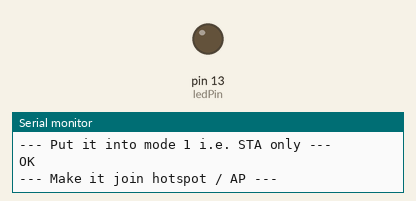
Simulated run of this sketch. Board: Arduino Uno, built with avr-gcc and run on an emulated ATmega328P. On the bench: output pins drawn as LEDs (lit = HIGH), the last lines printed to the serial monitor. The modem accepts every AT command (registered, SIM ready, sends succeed) and sends nothing else.

Above: at 5.0 s.
At 10.17 s:
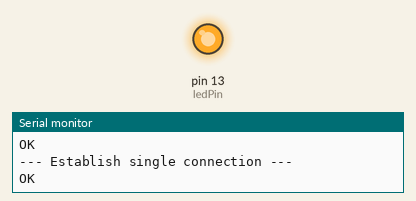
Timing chart, 0 to 40.3 s (numbered marks = the images above):
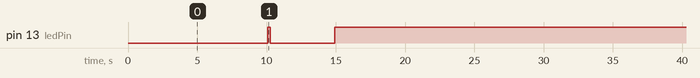

Measured:
- by itself, pin 13 (ledPin): repeats every 31.0 s: LOW 4.6 s, HIGH 26.4 s

The sketch:

sketch_test_download.ino
```cpp
#include <SoftwareSerial.h>

#define DEBUG true

// LED at D13
int ledPin = 13;

// UNO's D10 connected to ESP's TX
// UNO's D11 connected to ESP's RX via resistor network
SoftwareSerial ESP01(10, 11); // RX, TX

void setup() {
  pinMode(ledPin, OUTPUT);
  Serial.begin(9600);
  while (!Serial){
  }
  Serial.println("Starting...");
  ESP01.begin(9600);
}

void loop() {
  // Reset ESP8266, put it into mode 1 i.e. STA only, make it join hotspot / AP, establish single connection
  Serial.println("--- Reset ESP8266 ---");
  sendData("AT+RST\r\n",2000,DEBUG);
  Serial.println("--- Put it into mode 1 i.e. STA only ---");
  sendData("AT+CWMODE=1\r\n",2000,DEBUG);
  Serial.println("--- Make it join hotspot / AP ---");
  sendData("AT+CWJAP=\"AndroidAP\",\"sp470819\"\r\n",4000,DEBUG); // Change these!!!
  Serial.println("--- Establish single connection ---");
  sendData("AT+CIPMUX=0\r\n",2000,DEBUG);

  // Blink LED on board
  digitalWrite(ledPin, HIGH);
  delay(200);
  digitalWrite(ledPin, LOW);

  // Make TCP connection
  Serial.println("--- Make TCP connection ---");
  String cmd = "AT+CIPSTART=\"TCP\",\"184.106.153.149\",80\r\n"; // 184.106.153.149 = Thingspeak.com's IP address
  sendData(cmd,2000,DEBUG);

  // Prepare GET string
  String getStr = "GET /channels/659016/fields/1/last.csv\r\n";

  // Send data length & GET string
  Serial.println("--- Send data length & GET string ---");
  ESP01.print("AT+CIPSEND=");
  ESP01.println (getStr.length());
  Serial.print("AT+CIPSEND=");
  Serial.println (getStr.length());
  delay(500);
  if( ESP01.find( ">" ) )
  {
    Serial.print(">");
    String reply = sendData(getStr,2000,DEBUG);
    char num = reply.length();
    Serial.println("--- Actuator value from Thingspeak: ---");
    Serial.println(reply[num-10]);
    if(reply[num-10]=='0') {
       Serial.println("--- 0 => Turning off ---");
       digitalWrite(ledPin, LOW);
    }
    else {
       Serial.println("--- 1 => Turning on ---");
       digitalWrite(ledPin, HIGH);
    }
  }

/* expected to see the following response:
AT+CIPSEND=40
>
Recv 40 bytes

SEND OK

+IPD,52:created_at,entry_id,field1
2019-11-01T06:32:48Z,9,0 ------------- the 0 (or 1) at the end can be used to turn off (or on) an LED, for example.
CLOSED
*/

  // Close connection, wait a while before repeating...
  Serial.println("--- Close connection, wait a while before repeating... ---");
  sendData("AT+CIPCLOSE",16000,DEBUG); // thingspeak needs 15 sec delay between updates
}

String sendData(String command, const int timeout, boolean debug)
{
    String response = "";
    ESP01.print(command);
    long int time = millis();

    while( (time+timeout) > millis())
    {
      while(ESP01.available())
      {
        // "Construct" response from ESP01 as follows
         // - this is to be displayed on Serial Monitor.
        char c = ESP01.read(); // read the next character.
        response+=c;
      }
    }

    if(debug)
    {
      Serial.print(response);
    }

    return (response);
}
```
